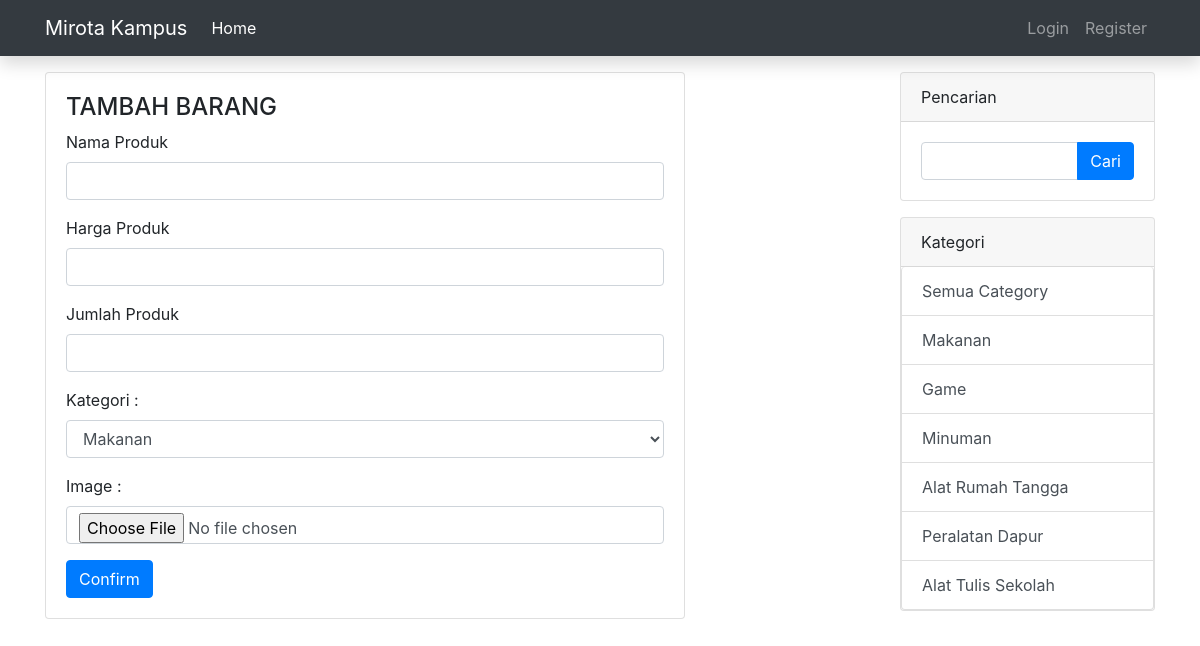
The app's page /admin_tambah_produk.php with its own data.
### tables this page shows
CREATE TABLE `kategori` (
  `kategori_id` int(11) NOT NULL,
  `kategori_nama` varchar(30) NOT NULL
);

### admin_tambah_produk.php (the view, shortened to what this page needs)
<!doctype html>
<html lang="en">
<head>
    <link href="assets/libs/bootstrap/css/bootstrap.min.css" rel="stylesheet">
    <link rel="stylesheet" href="assets/libs/fontawesome/css/all.min.css">
    <link rel="stylesheet" href="assets/css/app.css">
</head>
<body>
    <?php
       include "template/header.php";
       include "template/query_index.php";
       ?>
    <main role="main" class="container">
        <div class="row">
            <div class="col-md-9 ">
                <form method="POST" enctype="multipart/form-data">
                    <div class="card" style="width: 40rem;">
                        <div class="card-body">
                            <h4>TAMBAH BARANG</h4>
                            <div class="form-group">
                                <label for="formGroupExampleInput">Nama Produk</label>
                                <input type="text" class="form-control" id="formGroupExampleInput" name="produk">
                            </div>
                            <div class="form-group">
                                <label for="formGroupExampleInput2">Harga Produk</label>
                                <input type="text" class="form-control" id="formGroupExampleInput2" name="harga">
                            </div>
                            <div class="form-group">
                                <label for="formGroupExampleInput2">Jumlah Produk</label>
                                <input type="text" class="form-control" id="formGroupExampleInput2" name="jumlah">
                            </div>
                            <div class="form-group">
                                <label for="exampleFormControlSelect1">Kategori :</label>
                                <select class="form-control" id="exampleFormControlSelect1" name="kategori">
                                    <?php
                                       $query_kategori = mysqli_query($konek, "SELECT * FROM kategori");
                                       while ($data_kategori = mysqli_fetch_array($query_kategori)) {
                                           ?>
                                        <option value="<?php echo $data_kategori['kategori_id'] ?>"><?php echo $data_kategori['kategori_nama'] ?></option>
                                    <?php
                                       }
                                       ?>
                                </select>
                            </div>
                            <div class="form-group">
                                <label for="img">Image : </label>
                                <input type="file" class="form-control" name="img">
                            </div>
                            <button type="submit" class="btn btn-primary" name="submit">Confirm</button>
                        </div>
                    </div>
                </form>
            </div>
            <div class="col-md-3 float-right">
                <div class="row">
                    <div class="col-md-12">
                        <div class="card mb-3">
                            <div class="card-header">
                                Pencarian
                            </div>
                            <div class="card-body">
                                <form action="">
                                    <div class="input-group">
                                        <input type="text" class="form-control" name="nilai" required>
                                        <div class="input-group-append">
                                            <button class="btn btn-primary" name="search">Cari</button>
                                        </div>
                                    </div>
                                </form>
                            </div>
                        </div>
                    </div>
                </div>
                <div class="row">
                    <div class="col-md-12">
                        <div class="card mb-3">
                            <div class="card-header bg-muted">
                                Kategori
                            </div>
                            <div class="list-group">
                                <a href="index.php" class="list-group-item list-group-item-action">
                                    Semua Category
                                </a>
                                <?php
                                   $query_kategori = mysqli_query($konek, "SELECT * FROM kategori");
                                   while ($data_kategori = mysqli_fetch_array($query_kategori)) {
                                       ?>
                                    <a href="index.php?kategori_id=<?php echo $data_kategori['kategori_id'] ?>" class="list-group-item list-group-item-action"><?php echo $data_kategori['kategori_nama']; ?></a>
                                <?php
                                   }
                                   ?>
                            </div>
                        </div>
                    </div>
                </div>
            </div>
        </div>
    </main>
</body>
</html>

### assets/css/app.css (style rules this page uses)
body { min-height: 75rem; padding-top: 4.5rem; }

### records on screen
kategori: kategori_nama "Makanan"
kategori: kategori_nama "Game"
kategori: kategori_nama "Minuman"
kategori: kategori_nama "Alat Rumah Tangga"
kategori: kategori_nama "Peralatan Dapur"
kategori: kategori_nama "Alat Tulis Sekolah"

### other values on screen
form field kategori "Makanan"
